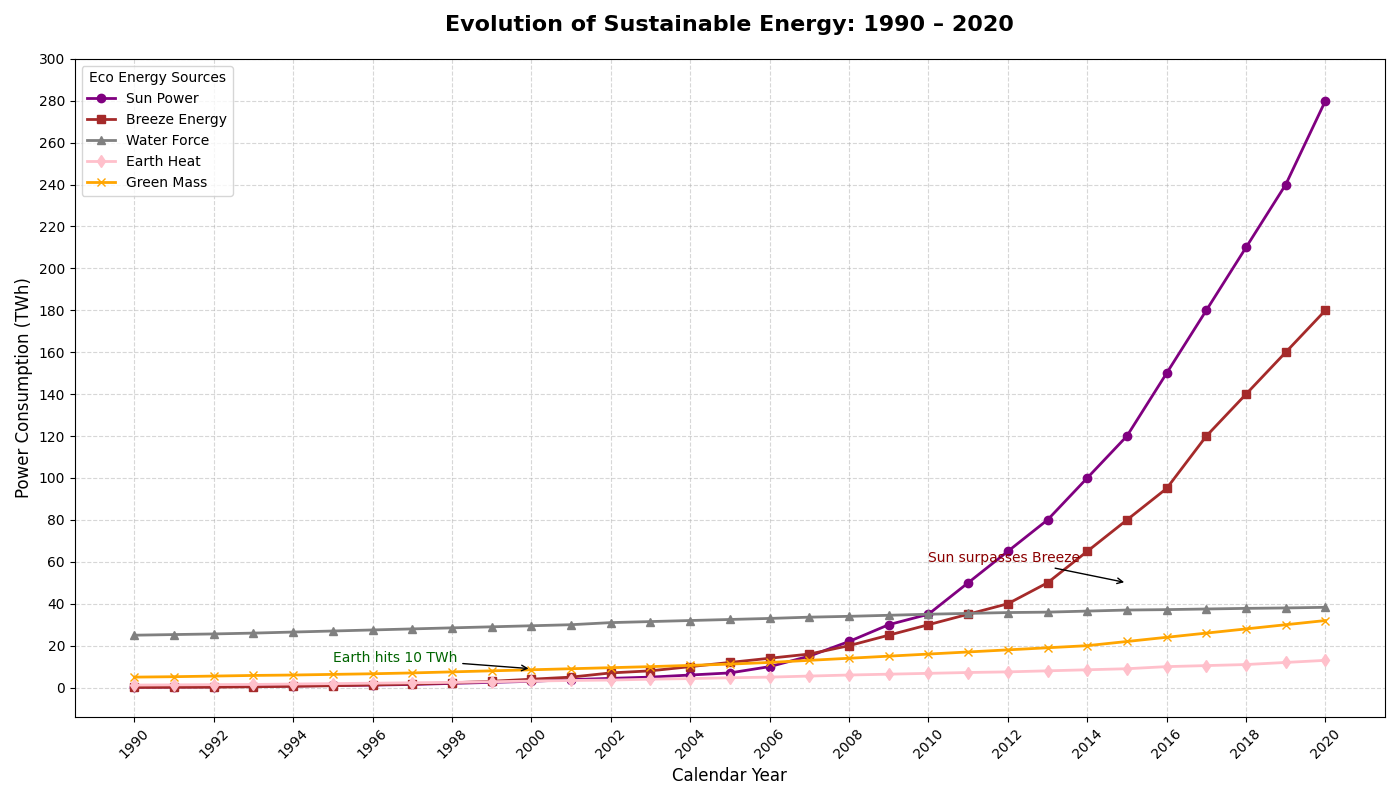

Recreate this plot in Python.
import matplotlib.pyplot as plt
import numpy as np

years = np.arange(1990, 2021)
solar_energy = np.array([0.2, 0.3, 0.4, 0.6, 0.8, 1, 1.2, 1.5, 2.0, 2.5, 3.0, 3.8, 4.4, 5.0, 6, 7, 10, 15, 22, 30, 35, 50, 65, 80, 100, 120, 150, 180, 210, 240, 280])
wind_energy = np.array([0.1, 0.15, 0.2, 0.4, 0.6, 0.9, 1.3, 1.7, 2.3, 3, 4, 5, 7, 8, 10, 12, 14, 16, 20, 25, 30, 35, 40, 50, 65, 80, 95, 120, 140, 160, 180])
hydro_energy = np.array([25, 25.3, 25.6, 26, 26.5, 27, 27.5, 28, 28.5, 29, 29.5, 30, 31, 31.5, 32, 32.5, 33, 33.6, 34, 34.5, 35, 35.4, 35.8, 36, 36.5, 37, 37.2, 37.5, 37.8, 38, 38.3])
geothermal_energy = np.array([1.2, 1.3, 1.4, 1.5, 1.7, 1.9, 2.1, 2.3, 2.5, 2.8, 3.1, 3.4, 3.6, 4, 4.3, 4.7, 5, 5.5, 6, 6.4, 6.8, 7.2, 7.5, 8, 8.5, 9, 10, 10.5, 11, 12, 13])
biomass_energy = np.array([5, 5.2, 5.5, 5.8, 6, 6.3, 6.6, 7, 7.5, 8, 8.5, 9, 9.5, 10, 10.6, 11.2, 12, 13, 14, 15, 16, 17, 18, 19, 20, 22, 24, 26, 28, 30, 32])

plt.figure(figsize=(14, 8))

plt.plot(years, solar_energy, color='purple', linestyle='-', linewidth=2, marker='o', label='Sun Power')
plt.plot(years, wind_energy, color='brown', linestyle='-', linewidth=2, marker='s', label='Breeze Energy')
plt.plot(years, hydro_energy, color='grey', linestyle='-', linewidth=2, marker='^', label='Water Force')
plt.plot(years, geothermal_energy, color='pink', linestyle='-', linewidth=2, marker='d', label='Earth Heat')
plt.plot(years, biomass_energy, color='orange', linestyle='-', linewidth=2, marker='x', label='Green Mass')

plt.title('Evolution of Sustainable Energy: 1990 – 2020', fontsize=16, weight='bold', pad=20)
plt.xlabel('Calendar Year', fontsize=12)
plt.ylabel('Power Consumption (TWh)', fontsize=12)

plt.grid(True, linestyle='--', alpha=0.5)
plt.xticks(years[::2], rotation=45)
plt.yticks(np.arange(0, 305, 20))

plt.legend(title='Eco Energy Sources', loc='upper left', fontsize=10)

plt.annotate('Sun surpasses Breeze', xy=(2015, 50), xytext=(2010, 60),
             arrowprops=dict(facecolor='black', arrowstyle='->'), fontsize=10, color='darkred')

plt.annotate('Earth hits 10 TWh', xy=(2000, 9), xytext=(1995, 12),
             arrowprops=dict(facecolor='black', arrowstyle='->'), fontsize=10, color='darkgreen')

plt.tight_layout()

plt.show()
